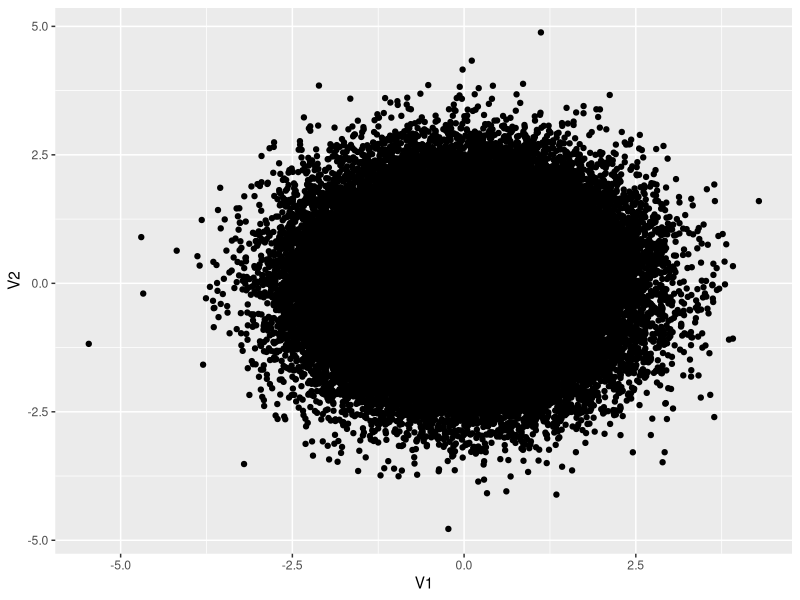

The R script that drew this image:
## ---- chunk 1
library(MASS)
set.seed(12345)
N <- 100000
X <- mvrnorm(N, mu = c(0,0), 
            Sigma = matrix(c(1,0,0,1),ncol = 2),
            empirical = TRUE)
head(X)
## ---- chunk 2
#| fig.height: 5
#| fig.width: 5
#| dev: "ragg_png"
library(tidyverse)
X  %>% 
as.data.frame() %>% 
ggplot(aes(x=V1,y=V2))+geom_point()
## ---- chunk 3
cor(X) %>% round(5)
## ---- chunk 4
selected_row <- sample(1:N,20)
print(selected_row)

s1 <- X[selected_row,]
cor(s1)
